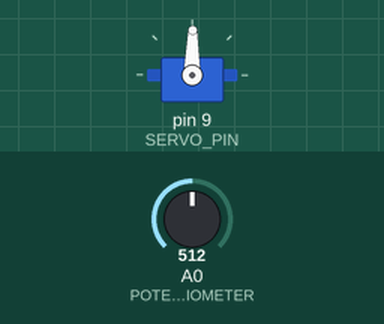
Simulated run of this sketch. Board: Arduino Uno, built with avr-gcc and run on an emulated ATmega328P. Parts: servo. Inputs (shaded band) come from the test bench; at power-on: A0 (POTENTIOMETER) = 512. What the sketch prints to the serial monitor is not drawn.

Above: at 1.2 s.
1.3 s: A0 (POTENTIOMETER) set to 716
At 2.5 s:
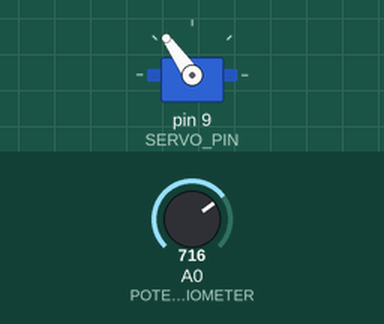
2.8 s: A0 (POTENTIOMETER) set to 900
At 3.6 s:
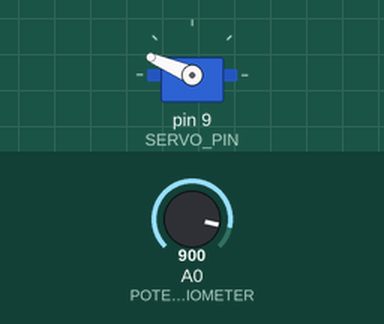
4.3 s: A0 (POTENTIOMETER) set to 1023
At 4.8 s:
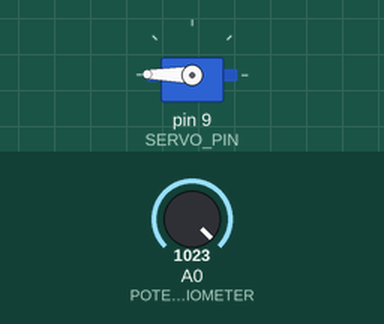
5.8 s: A0 (POTENTIOMETER) set to 306
At 7.0 s:
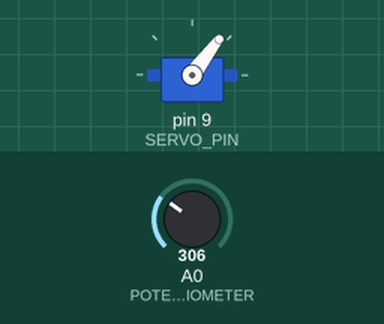
7.3 s: A0 (POTENTIOMETER) set to 122
At 8.2 s:
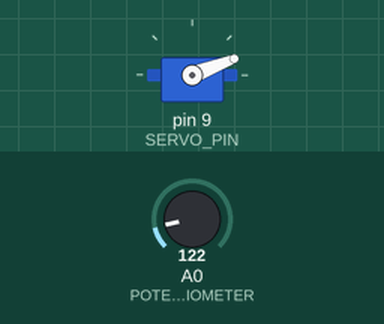
8.8 s: A0 (POTENTIOMETER) set to 511
At 9.4 s:
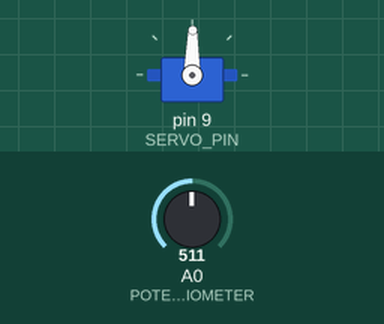
Timing chart, 0 to 11.3 s (numbered marks = the images above; inputs shaded):
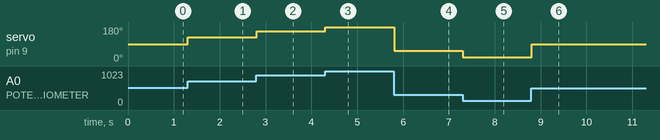

Measured:
- after the input at 1.3 s, servo on pin 9 (SERVO_PIN): 89° → 125° at once
- after the input at 2.8 s, servo on pin 9 (SERVO_PIN): 125° → 157° at once
- after the input at 4.3 s, servo on pin 9 (SERVO_PIN): 157° → 179° at once
- after the input at 5.8 s, servo on pin 9 (SERVO_PIN): 179° → 53° at once
- after the input at 7.3 s, servo on pin 9 (SERVO_PIN): 53° → 21° at once
- after the input at 8.8 s, servo on pin 9 (SERVO_PIN): 21° → 89° at once

The sketch:

ServoPotentiometer.ino
```cpp
#include <Servo.h>
#define POTENTIOMETER A0
#define SERVO_PIN 9

Servo myServo;

void setup() {
  // put your setup code here, to run once:

  Serial.begin(9600);

  myServo.attach(SERVO_PIN);

}

int p;
int angle = 0;
int dir = 1;

void loop() {
  // put your main code here, to run repeatedly:
  p = map(analogRead(POTENTIOMETER), 0, 1023, 0, 179);
  Serial.print(p);
  Serial.print("\n");

  myServo.write(p);
  angle += dir;
  if (angle == 180) {
    dir = -1;
  }
  if (angle == 0) {
    dir = 1;
  }

}
```
